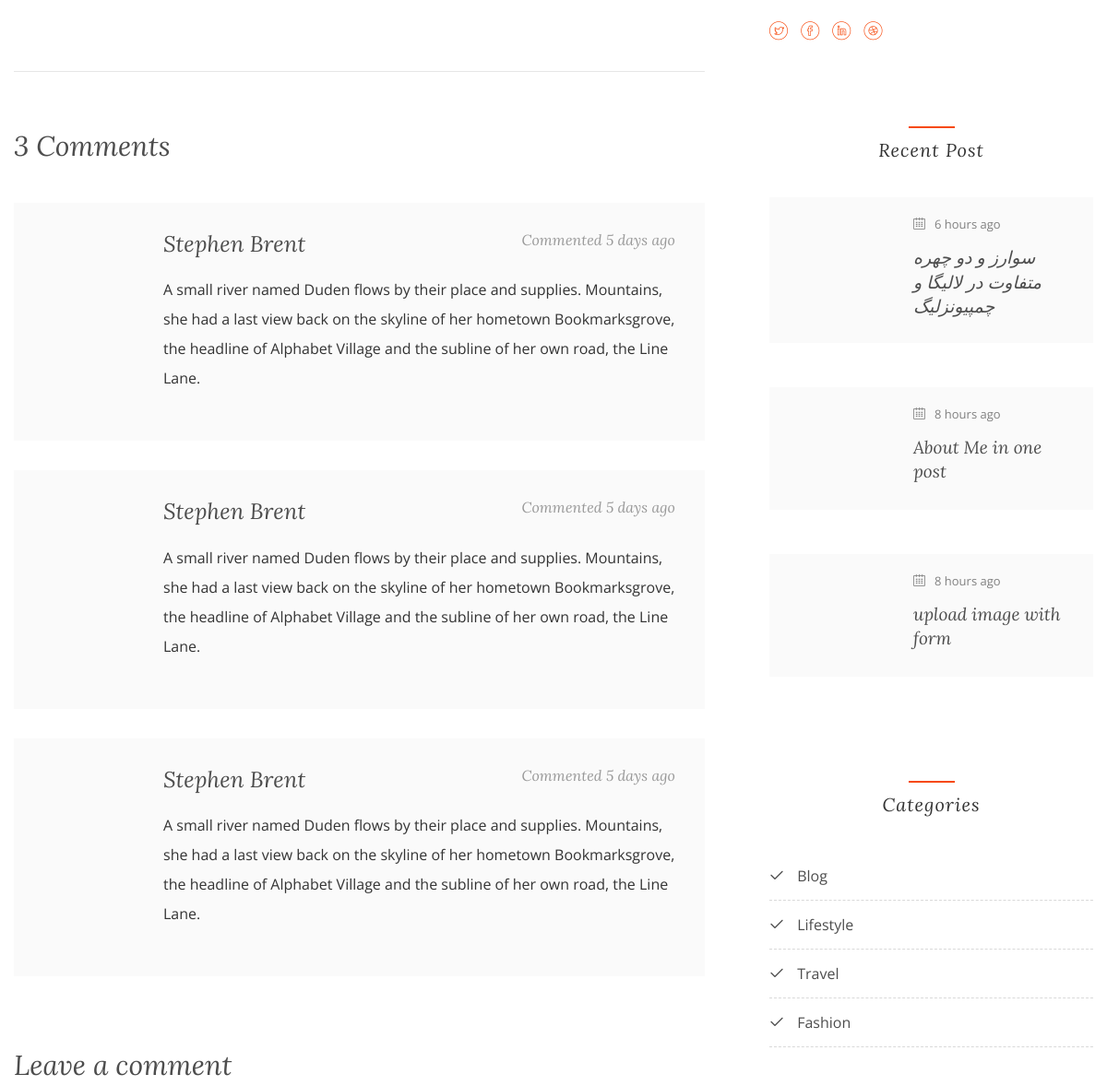
The page /post/about-me-in-one-post-ENC3ck55qOW2OPua (middle part) on the database as committed earlier.
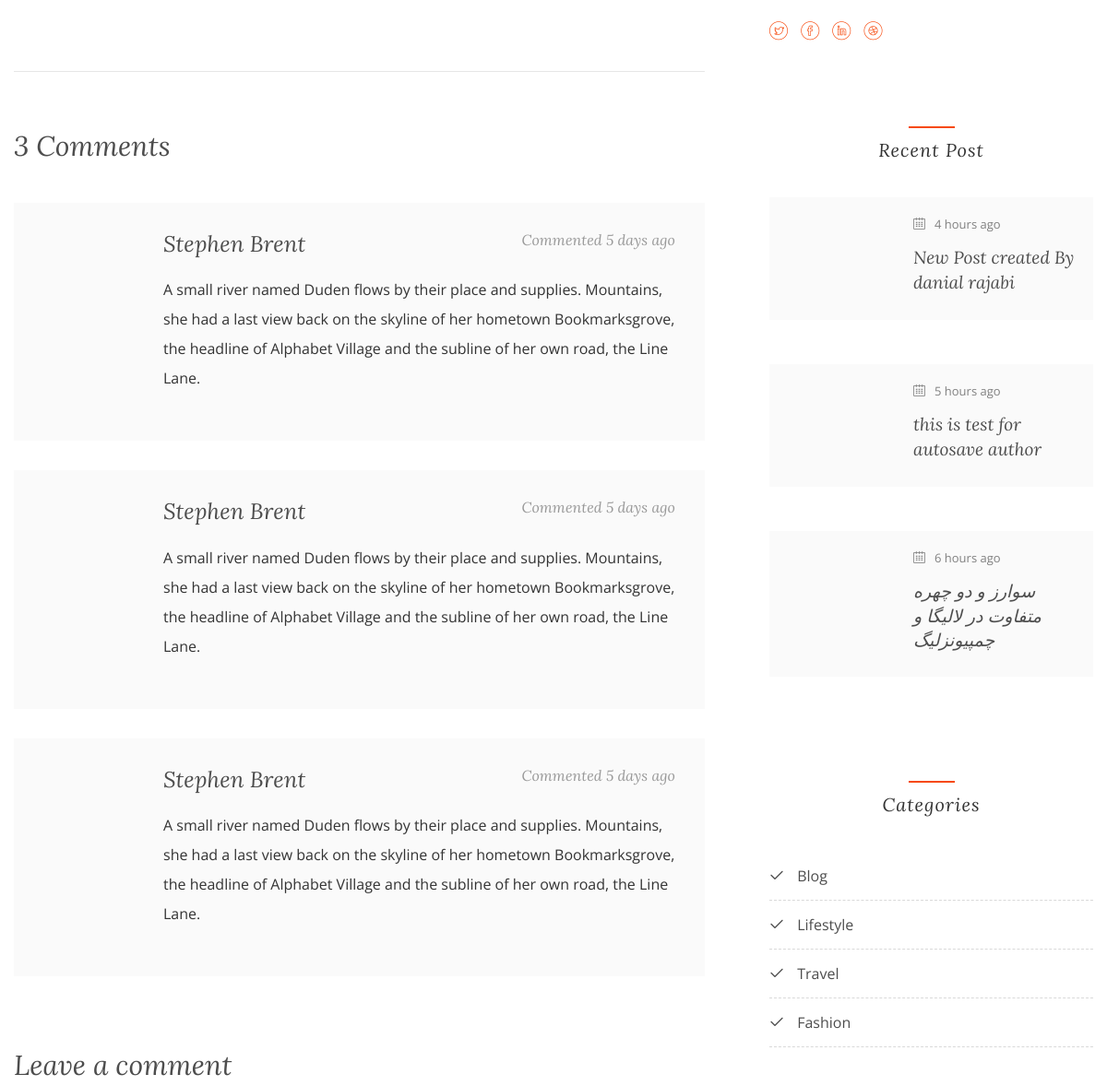
The same page on the database as committed later.
### blog/models.py (models this page shows, shortened)
class Post(models.Model):
    author = models.ForeignKey(User, on_delete=models.CASCADE, related_name='posts')
    title = models.CharField(max_length=250)
    slug = models.SlugField(max_length=250, unique=True, allow_unicode=True, editable=False)
    description = models.TextField()
    views = models.IntegerField(default=0)
    likes = models.IntegerField(default=0)
    created_at = models.DateTimeField(auto_now_add=True)
    category = models.ForeignKey(Category, on_delete=models.CASCADE, related_name='posts', blank=True, null=True)
    tags = models.ManyToManyField(Tag, related_name='posts', blank=True)
    featured_image = models.ImageField(upload_to='post_image', blank=True, null=True)
    def get_absolute_url(self):
        return reverse('blog:post_detail', kwargs={'slug': self.slug})

### blog/views.py (the view)
# urls.py: re_path('^post/(?P<slug>[^/]+)/?$', views.PostDetail.as_view(), name='post_detail'),
class PostDetail(generic.DetailView):
    model = Post
    template_name = 'blog/post_detail.html'
    context_object_name = 'post'
    def get_context_data(self, *, object_list=None, **kwargs):
        context = super().get_context_data(**kwargs)
        context['recent_post'] = Post.objects.all().order_by('-created_at')[:NUMBER_RECENT_POSTS]
        return context

### blog/models.py (called while the page is built)
    def __str__(self):
        return self.name

### blog/templates/blog/post_detail.html (shortened to what this page needs)
{% extends 'base.html' %}
{% load humanize %}
{% block content %}
<div class="content">
	<article class="blog-entry">
	</article>
	<div class="comment-box">
		<h2 class="colorlib-heading-2">3 Comments</h2>
		<div class="comment-post">
			<div class="user" style="background-image: url(images/person1.jpg);"></div>
			<div class="desc">
				<h3>Stephen Brent <span>Commented 5 days ago</span></h3>
				<p>A small river named Duden flows by their place and supplies. Mountains, she had a last view back on the skyline of her hometown Bookmarksgrove, the headline of Alphabet Village and the subline of her own road, the Line Lane.</p>
			</div>
		</div>
		<div class="comment-post">
			<div class="user" style="background-image: url(images/person2.jpg);"></div>
			<div class="desc">
				<h3>Stephen Brent <span>Commented 5 days ago</span></h3>
				<p>A small river named Duden flows by their place and supplies. Mountains, she had a last view back on the skyline of her hometown Bookmarksgrove, the headline of Alphabet Village and the subline of her own road, the Line Lane.</p>
			</div>
		</div>
		<div class="comment-post">
			<div class="user" style="background-image: url(images/person3.jpg);"></div>
			<div class="desc">
				<h3>Stephen Brent <span>Commented 5 days ago</span></h3>
				<p>A small river named Duden flows by their place and supplies. Mountains, she had a last view back on the skyline of her hometown Bookmarksgrove, the headline of Alphabet Village and the subline of her own road, the Line Lane.</p>
			</div>
		</div>
	</div>
	<div class="comment-area">
		<h2 class="colorlib-heading-2">Leave a comment</h2>
	</div>
</div>
{% endblock %}

### templates/base.html (shortened to what this page needs)
<!DOCTYPE HTML>
<html>
	<head>
	{% load static %}
	<link rel="stylesheet" href="{% static 'css/animate.css' %}">
	<link rel="stylesheet" href="{% static 'css/icomoon.css' %}">
	<link rel="stylesheet" href="{% static 'css/bootstrap.css' %}">
	<link rel="stylesheet" href="{% static 'css/magnific-popup.css' %}">
	<link rel="stylesheet" href="{% static 'css/flexslider.css' %}">
	<link rel="stylesheet" href="{% static 'css/owl.carousel.min.css' %}">
	<link rel="stylesheet" href="{% static 'css/owl.theme.default.min.css' %}">
	<link rel="stylesheet" href="fonts/flaticon/font/flaticon.css">
	<link rel="stylesheet" href="{% static 'css/style.css' %}">
	</head>
	<body>
	<div id="page">
        <div id="colorlib-container">
            <div class="container">
                <div class="row">
					{% block content %} {% endblock %}
					{% include 'sidebar.html' %}
				</div>
			</div>
		</div>
	</div>
	</body>
</html>

### templates/sidebar.html (shortened to what this page needs)
{% load static %}
{% load humanize %}
<aside class="sidebar">
						<div class="side-wrap">
							<p>
								<ul class="colorlib-social-icons">
									<li><a href="#"><i class="icon-twitter"></i></a></li>
									<li><a href="#"><i class="icon-facebook"></i></a></li>
									<li><a href="#"><i class="icon-linkedin"></i></a></li>
									<li><a href="#"><i class="icon-dribbble"></i></a></li>
								</ul>
							</p>
						</div>
						<div class="side-wrap">
							<h2 class="sidebar-heading">Recent Post</h2>
							{% for post in recent_post %}
							<div class="f-entry" style="min-height: 133px;">
								{% if post.featured_image %}
								<a href="{{post.get_absolute_url}}" class="featured-img" style="background-image: url('{{post.featured_image.url}}');"></a>
								{% endif %}
								<div class="desc">
									<span><i class="icon-calendar3"></i>{{post.created_at|naturaltime}}</span>
									<h3><a href="{{post.get_absolute_url}}">{{post.title}}</a></h3>
								</div>
							</div>
							{% endfor %}
						</div>
						<div class="side-wrap">
							<h2 class="sidebar-heading">Categories</h2>
							<ul class="category">
								<li><a href="#"><i class="icon-check"></i> Blog</a></li>
								<li><a href="#"><i class="icon-check"></i> Lifestyle</a></li>
								<li><a href="#"><i class="icon-check"></i> Travel</a></li>
								<li><a href="#"><i class="icon-check"></i> Fashion</a></li>
							</ul>
						</div>
					</aside>

### static/css/style.css (style rules this page uses)
body { font-family: "Open Sans", Arial, sans-serif; font-weight: 400; font-size: 16px; line-height: 2; color: #333333; background: #fff; }
#page { position: relative; overflow-x: hidden; width: 100%; height: 100%; -webkit-transition: 0.5s; -o-transition: 0.5s; transition: 0.5s; }
a { color: #F6490D; -webkit-transition: 0.5s; -o-transition: 0.5s; transition: 0.5s; }
p { margin-bottom: 20px; }
h1, h2, h3, h4, h5, h6, figure { color: #4d4d4d; font-family: "Lora", Georgia, serif; font-weight: 400; margin: 0 0 20px 0; }
#colorlib-container, #colorlib-instagram, #colorlib-about, #colorlib-contact, #colorlib-footer { padding: 7em 0; clear: both; }
.content { width: 64%; float: left; }
.sidebar { width: 30%; float: right; }
.content, .sidebar { display: inline-block; }
.blog-entry { border-bottom: 1px solid #e6e6e6; padding-bottom: 3em; margin-bottom: 4em; width: 100%; display: block; clear: both; }
.user, .instagram, .gallery, .author-img, .blog-img, .featured-img { background-size: cover; background-position: center center; background-repeat: no-repeat; position: relative; }
.sidebar-heading { font-size: 20px; font-style: italic; letter-spacing: 1px; display: block; text-align: center; margin-bottom: 2em; position: relative; color: #333333; }
.sidebar-heading:after { position: absolute; top: -15px; left: 0; right: 0; width: 50px; height: 2px; content: ''; margin: 0 auto; background: #F6490D; }
.side-wrap { margin-bottom: 5em; width: 100%; float: left; }
.side-wrap .colorlib-social-icons li a:first-child { padding-left: 0 !important; }
.side-wrap .f-entry { position: relative; margin-bottom: 3em; padding: 1em; background: #fafafa; }
.side-wrap .f-entry .featured-img { position: absolute; top: 1em; left: 1em; width: 120px; height: 100px; display: block; margin-bottom: 1em; }
.side-wrap .f-entry .desc { padding-left: 140px; }
.side-wrap .f-entry .desc h3 { font-size: 19px; font-style: italic; line-height: 1.4; margin-bottom: 10px; }
.side-wrap .f-entry .desc h3 a { color: #4d4d4d; }
.side-wrap .f-entry .desc span { display: block; margin-bottom: 10px; font-size: 13px; color: gray; }
.side-wrap .f-entry .desc span i { padding-right: 10px; }
.side-wrap .category { margin: 0; padding: 0; }
.side-wrap .category li { list-style: none; }
.side-wrap .category li a { border-bottom: 1px dashed #d9d9d9; display: block; padding: 10px 0; color: #4d4d4d; }
.side-wrap .category li a i { padding-right: 10px; }
.comment-box { margin-bottom: 5em; }
.comment-box .comment-post { background: #fafafa; padding: 2em; margin-bottom: 2em; }
.comment-box .comment-post .user { width: 100px; height: 100px; float: left; }
.comment-box .comment-post .desc { padding-left: 130px; }
.comment-box .comment-post .desc h3 { font-size: 24px; font-style: italic; display: block; }
.comment-box .comment-post .desc h3 span { font-size: 16px; float: right; color: #999999; }
.colorlib-heading-2 { display: block; font-size: 30px; font-style: italic; margin-bottom: 1.5em; }
.colorlib-social-icons { margin: 0; padding: 0; }
.colorlib-social-icons li { margin: 0; padding: 0; list-style: none; display: -moz-inline-stack; display: inline-block; zoom: 1; *display: inline; }
.colorlib-social-icons li a { display: -moz-inline-stack; display: inline-block; zoom: 1; *display: inline; color: #F6490D; padding-left: 10px; padding-right: 10px; }
.colorlib-social-icons li a i { font-size: 20px; }

Rows that differ between the two databases and show on the page:
no longer on this page (row unchanged): Post: created_at "8 hours ago", title "About Me in one post"
no longer on this page (row unchanged): Post: created_at "8 hours ago", title "upload image with form"
added Post: created_at "4 hours ago", title "New Post created By danial rajabi"
added Post: created_at "5 hours ago", title "this is test for autosave author"
